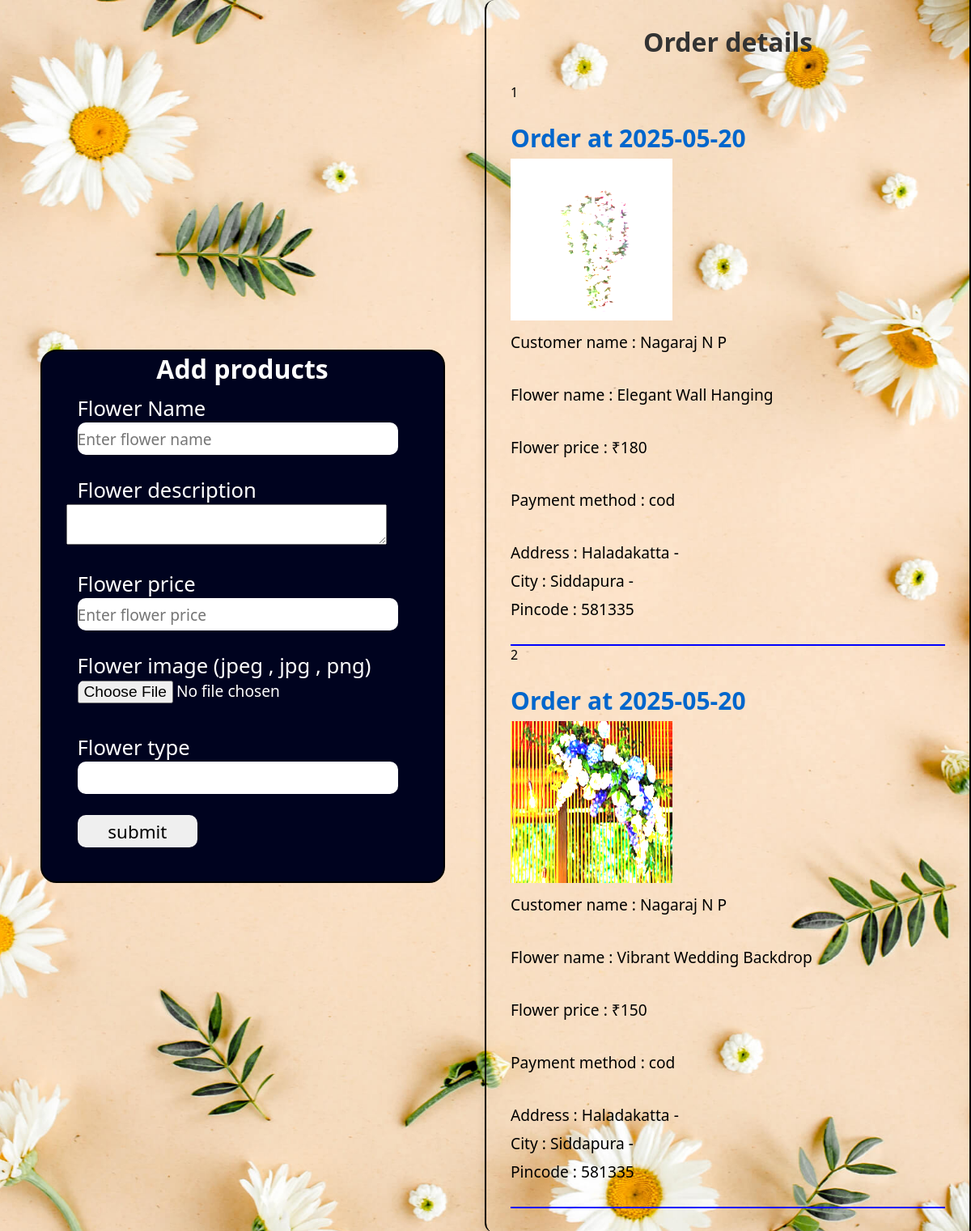
The app's page /admin.php with its own data.
### tables this page shows
CREATE TABLE `orders` (
  `id` int(11) NOT NULL,
  `user_id` int(11) NOT NULL,
  `address` varchar(255) NOT NULL,
  `city` varchar(100) NOT NULL,
  `pincode` varchar(10) NOT NULL,
  `payment_method` varchar(50) NOT NULL,
  `order_date` date NOT NULL DEFAULT current_timestamp(),
  `flower_id` int(11) NOT NULL,
  `price` varchar(11) NOT NULL
);

CREATE TABLE `flowers` (
  `flower_id` int(11) NOT NULL,
  `flower_name` varchar(50) NOT NULL,
  `price` varchar(11) NOT NULL,
  `description` varchar(250) NOT NULL,
  `image` varchar(100) NOT NULL,
  `type` varchar(25) NOT NULL
);

CREATE TABLE `users` (
  `id` int(11) NOT NULL,
  `user_name` varchar(50) NOT NULL,
  `password` varchar(100) NOT NULL,
  `address` varchar(100) NOT NULL,
  `city` varchar(25) NOT NULL,
  `pincode` varchar(10) NOT NULL,
  `reg_date` date NOT NULL DEFAULT current_timestamp(),
  `email` varchar(50) NOT NULL
);

### admin.php (the view, shortened to what this page needs)
<!DOCTYPE html>
<html lang="en">
<head>
    <link rel="stylesheet" href="./css/forms.css">
    <link rel="stylesheet" href="./css/adminpage.css">
</head>
<body>
    <div id="hero-section">
        <div id="outer-container">
            <div id="container">
                <h1>Add products</h1>
                <form action="#" method="POST" id="myform">
                    <div>
                        <label>Flower Name</label><br>
                        <input type="text" id="flower_name" name="flower_name" placeholder="Enter flower name" required><br>
                    </div>
                    <div>
                        <label>Flower description</label><br>
                        <textarea name="flower_desc" id="product-desc"></textarea><br>
                    </div>
                    <div>
                        <label>Flower price</label><br>
                        <input type="text" id="flower-price" name="flower_price" placeholder="Enter flower price" required><br>
                    </div>
                    <div>
                        <label>Flower image (jpeg , jpg , png)</label><br>
                        <input type="file" id="flower-image" name="flower_image" required><br>
                    </div>
                    <div>
                        <label>Flower type</label><br>
                        <input type="text" id="flower-type" name="flower_type" required><br>
                    </div>
                    <div>
                        <input type="submit" id="submit" name="submit" value="submit"><br>
                    </div>
                </form>
            </div>
        </div>
        <div id="orders">
            <h1>Order details</h1>
            <?php
            $db = new DataBase();
            $connection = $db->connect();
            $sql = "SELECT  users.user_name , flowers.flower_name ,flowers.image, orders.price , orders.address ,orders.city , orders.pincode , orders.payment_method, orders.order_date FROM orders JOIN users ON  orders.user_id = users.id JOIN flowers ON orders.flower_id = flowers.flower_id";
            $res = mysqli_query($connection, $sql);
            if(mysqli_num_rows($res)>0){
                $i=0;
                while($row = mysqli_fetch_assoc($res)){
                    echo "<div id='order_card'>";
                    echo ++$i."<br>";
                    echo "<h2>Order at {$row['order_date']}</h2>";
                    echo "<img src={$row['image']} alt='Image'><br>";
                    echo "<p>Customer name : {$row['user_name']}</p><br>";
                    echo "<p>Flower name : {$row['flower_name']}</p><br>";
                    echo "<p>Flower price : {$row['price']}</p><br>";
                    echo "<p>Payment method : {$row['payment_method']}</p><br>";
                    echo "<p>Address : {$row['address']} - </p>";
                    echo "<p>City : {$row['city']} - </p>";
                    echo "<p>Pincode : {$row['pincode']}</p><br> ";
                    echo "</div>";
                }
            }
            ?>
        </div>
    </div>
</body>
</html>

### css/forms.css (style rules this page uses)
* { margin: 0; padding: 0; box-sizing: border-box; font-family: 'Segoe UI', Tahoma, Geneva, Verdana, sans-serif; }
body { height: 100vh; display: flex; justify-content: center; align-items: center; background-image: url('../includes/bg.jpg'); background-repeat: no-repeat; background-size: cover; background-position: center; display: flex; flex-direction: column; justify-content: space-between; }
#container { width: 500px; border: 2px solid rgb(0, 0, 0); border-radius: 20px; display: flex; flex-direction: column; align-items: center; gap: 10px; background-color: #00031f; color: #fff; margin: 20px 10px; }
#container form { width: 100%; height: 100%; display: flex; flex-direction: column; align-items: center; justify-content: center; gap: 26px; margin-bottom: 20px; }
#container form label { font-size: 1.6rem; }
#container form div { width: 100%; }
#container form input[type="text"], input[type="password"], input[type="email"], input, label { width: 80%; height: 40px; margin: 0px 44px; font-size: 1.2rem; border-radius: 10px; border: none; outline: none; }
#submit { font-size: 1.4rem; display:flex; align-items: center; flex-direction: column-reverse; gap: 20px; }
input[type="submit"] { width: 30%; }
img { width: 200px; object-fit: contain; object-fit: cover; filter: brightness(300%) }

### css/adminpage.css (style rules this page uses)
* { margin: 0; padding: 0; box-sizing: border-box; font-family:'Segoe UI', Tahoma, Geneva, Verdana, sans-serif; }
body { height: 100vh; width: 100vw; background-image: url('../includes/bg.jpg'); background-repeat:repeat; background-size: cover; background-position: center; }
#hero-section { height: 100%; width: 100%; display: grid; grid-template-columns:repeat(auto-fit , minmax(500px , 1fr)); position: relative; }
#orders , #outer-container { width: 50%; height: 100%; }
#outer-container { display: flex; align-items: center; justify-content: center; }
#hero-section { display: flex; justify-content: center; align-items: center; border-right:2px solid rgb(0, 0, 0); }
#orders { border-left:2px solid rgb(0, 0, 0); }
#product-desc { height: 50px; margin: 0px 30px; width: 80%; }
#orders { max-width: 1000px; margin: 40px auto; padding: 30px; border-radius: 12px; box-shadow: 0 4px 12px rgba(0, 0, 0, 0.1); font-family: 'Segoe UI', Tahoma, Geneva, Verdana, sans-serif; overflow-y: scroll; }
#orders h1 { text-align: center; color: #333; margin-bottom: 30px; font-size: 32px; }
#orders h2 { margin-top: 25px; color: #0066cc; font-size: 30px; padding-bottom: 5px; }
#orders p { margin: 8px 0; font-size: 16px; color: #000000; font-size: 1.2rem; }
#order_card { border-bottom: 2px solid blue; }

### records on screen
orders: order_date "2025-05-20", flower.image (picture), user.user_name "Nagaraj N P", flower.flower_name "Elegant Wall Hanging", price "₹180", payment_method "cod", address "Haladakatta", city "Siddapura", pincode "581335"
orders: order_date "2025-05-20", flower.image (picture), user.user_name "Nagaraj N P", flower.flower_name "Vibrant Wedding Backdrop", price "₹150", payment_method "cod", address "Haladakatta", city "Siddapura", pincode "581335"
